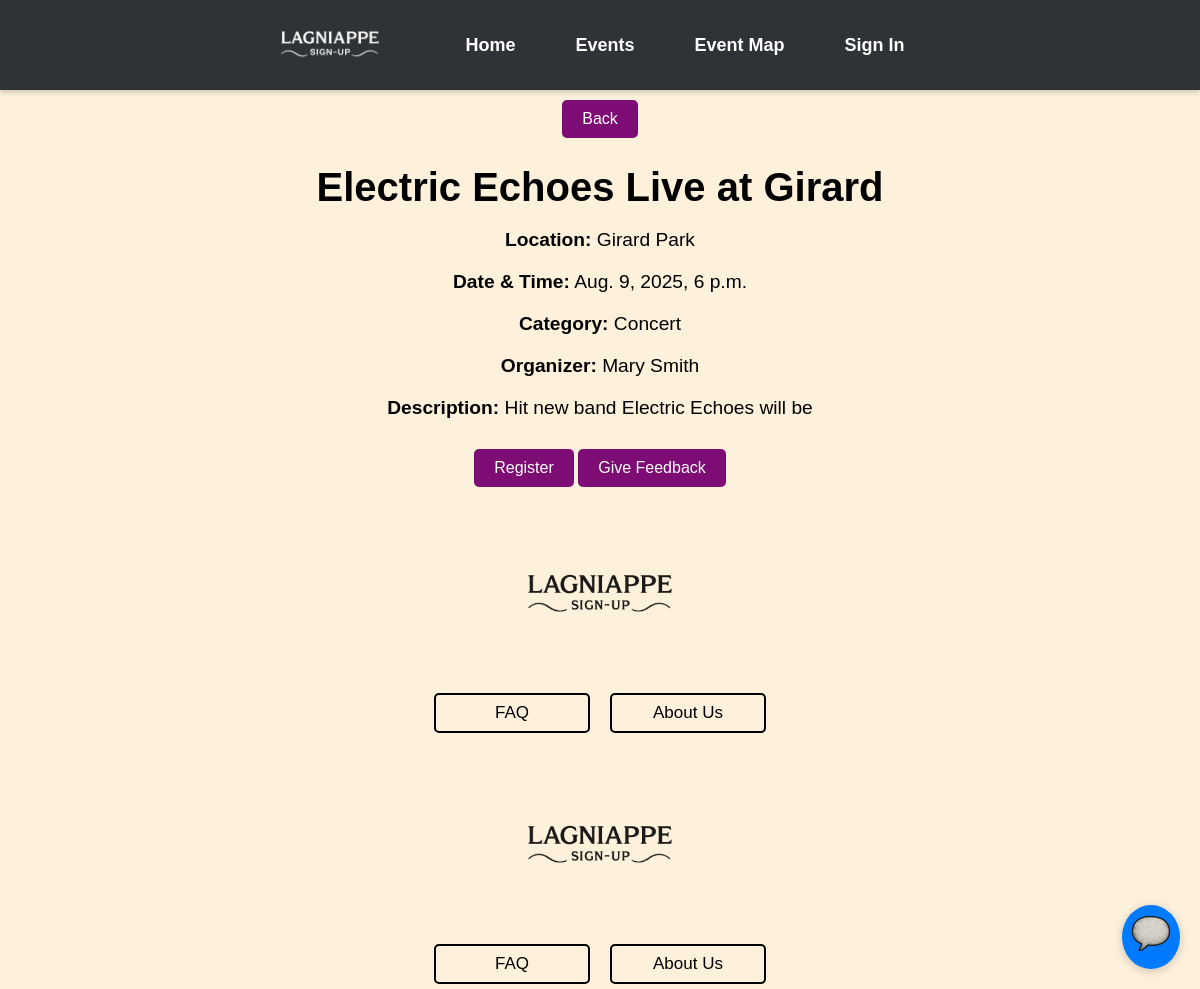
Screenshot of /event/1 with the database file from the repository.
### events/models.py (models this page shows)
class Event(models.Model):
    EventID = models.AutoField(("eventID"), primary_key=True)
    OrganizerID = models.ForeignKey(Users, on_delete=models.CASCADE)
    CategoryID = models.ForeignKey(Category, on_delete=models.CASCADE)
    Title = models.CharField(("title"), max_length=100)
    Description = models.CharField(("description"), max_length=500)
    Location = models.CharField(("location"), max_length=100)
    DateTime = models.DateTimeField(("datetime"), null=True)
    EventStatus = models.BooleanField(("eventstatus"), default=True)

class Category(models.Model):
    CategoryID = models.AutoField(("eventID"), primary_key=True)
    Name = models.CharField(("name"), unique=True, max_length=200)

class Users(AbstractUser): # AbstractUser comes with a whole bunch of attributes
    UserID = models.AutoField(("userID"), primary_key=True) # autofield automatically increments an int as a new row is created
    groups = models.ManyToManyField(
        'auth.Group',
        related_name='event_users',  # Custom related_name for reverse accessor
        blank=True
    )
    user_permissions = models.ManyToManyField(
        'auth.Permission',
        related_name='event_user_permissions',  # Custom related_name for reverse accessor
        blank=True
    )

### lagniappe_signup/views.py (the view)
# urls.py: path('event/<int:pk>', views.detail_event, name="event-detail"),
def detail_event(request, pk):
    try:
        event = Event.objects.get(EventID=pk)
    except Event.DoesNotExist:
        raise HttpResponse("Event Does Not Exist", status=404)
    return render(request, "event_detail.html", context={"event": event})

### templates/event_detail.html (shortened to what this page needs)
{% extends "base.html" %}
{% block content %}
<!DOCTYPE html>
<html lang="en">
<head>
    <link rel="stylesheet" href='css/style.css'>
</head>
<body>
    <button onclick="window.location.href='{% url 'event-list' %}'" class="btn btn-secondary">Back</button>
    <h1>{{ event.Title }}</h1>
    <p><strong>Location:</strong> {{ event.Location }}</p>
    <p><strong>Date & Time:</strong> {{ event.DateTime }}</p>
    <p><strong>Category:</strong> {{ event.CategoryID.Name }}</p>
    <p><strong>Organizer:</strong> {{ event.OrganizerID.first_name }} {{ event.OrganizerID.last_name }}</p>
    <p><strong>Description:</strong> {{ event.Description }}</p>
    <button onclick="window.location.href='{% url 'registration-create' event.EventID %}'" class="btn btn-success">Register</button>
    <button onclick="window.location.href='{% url 'feedback-create' event.EventID %}'" class="btn btn-info">Give Feedback</button>
    {% include "footer.html" %}
</body>
</html>
{% endblock %}

### static/css/style.css (style rules this page uses)
body { background-color: #fdf1dc; font-family: Arial, sans-serif; text-align: center; }
h1 { font-size: 2.5rem; font-weight: bold; margin-bottom: 10px; }
p { font-size: 1.2rem; margin-bottom: 20px; }
button { background-color: #7d0c74; color: white; padding: 10px 20px; border: none; border-radius: 5px; font-size: 1rem; cursor: pointer; margin-top: 10px; }

### templates/headBanner.html (style rules this page uses)
html, body { margin: 0; padding: 0; }

### rows the page displays
Event: Title "Electric Echoes Live at Girard", Location "Girard Park", DateTime "Aug. 9, 2025, 6 p.m.", CategoryID.Name "Concert", OrganizerID.first_name "Mary", OrganizerID.last_name "Smith", Description "Hit new band Electric Echoes will be"
